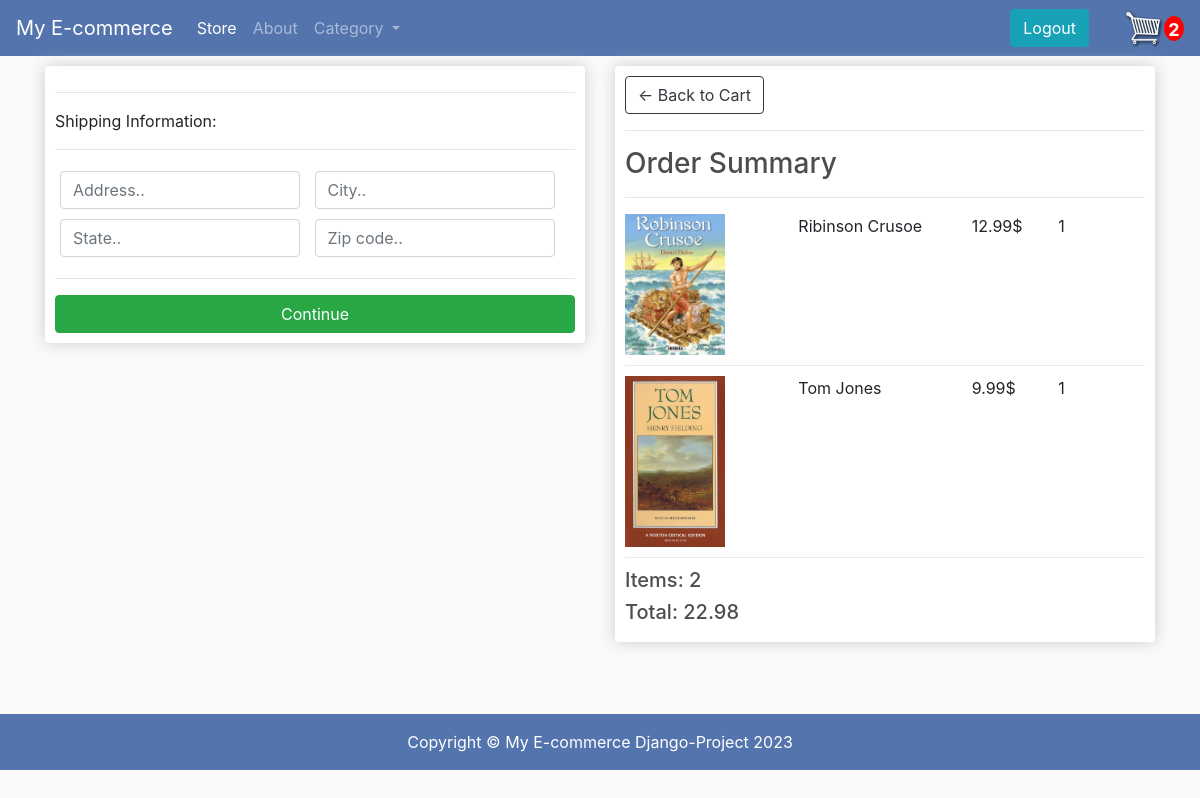
Screenshot of /checkout/ (signed in) with the database file from the repository.
### store/models.py (models this page shows, shortened)
class OrderItem(models.Model):
    product = models.ForeignKey(Product, on_delete = models.SET_NULL, null=True)
    order = models.ForeignKey(Order, on_delete = models.SET_NULL, null=True)
    quantity = models.IntegerField(default = 0, null = True, blank = True)
    date_added = models.DateTimeField(auto_now_add=True)
    @property
    def get_total(self):
        total = self.product.price * self.quantity
        return total

class Product(models.Model):
    name = models.CharField(max_length=200, null=True)
    price = models.DecimalField(max_digits=7, decimal_places=2)
    digital = models.BooleanField(default=False, null=True, blank=True)
    category = models.ForeignKey(Category, on_delete= models.CASCADE, default=1)
    description = models.CharField(max_length=300, default='', blank=True)
    image = models.ImageField(null=True, blank =True)
    @property
    def imageURL(self):
        try:
            url= self.image.url
        except:
            url = ''
        return url

class Order(models.Model):
    customer = models.ForeignKey(Customer, on_delete=models.SET_NULL, null=True, blank=True)
    date_ordered = models.DateTimeField(auto_now_add=True)
    complete = models.BooleanField(default=False)
    transaction_id = models.CharField(max_length=100, null=True)
    @property
    def shipping(self):
        shipping = False
        orderitems = self.orderitem_set.all()
        for i in orderitems:
            if i.product.digital == False:
                shipping = True
        return shipping
    @property
    def get_cart_tot(self):
        orderitems = self.orderitem_set.all()
        total = sum([item.get_total for item in orderitems ])
        return total
    @property
    def get_cart_items(self):
        orderitems = self.orderitem_set.all()
        total = sum([item.quantity for item in orderitems ])
        return total

### store/views.py (the view)
# urls.py: path('checkout/', views.checkout, name= "checkout"),
def checkout(request):
    data = cartData(request)
    cartItems = data['cartItems']
    order = data['order']
    items = data['items']
    context = {'items' : items, 'order': order, 'cartItems': cartItems}
    return render (request, 'store/checkout.html', context)

### store/utils.py (called while the page is built)
def cartData(request):
    if request.user.is_authenticated:
        customer = request.user.customer
        order, created = Order.objects.get_or_create(customer = customer, complete = False)
        items = order.orderitem_set.all()
        cartItems = order.get_cart_items
    else:
        cookieData = cookieCart(request)
        cartItems = cookieData['cartItems']
        order = cookieData['order']
        items = cookieData['items']
    return{'cartItems' : cartItems, 'order': order, 'items': items}

### store/templates/store/checkout.html (shortened to what this page needs)
{% extends 'store/main.html' %}
 {% load static %}
 {% static "images" as baseUrl %}
 {% block content %}
 <div class="row">
    <div class="col-lg-6">
        <div class="box-element" id="form-wrapper">
            <form id="form">
                <div id="shipping-info">
                    <hr>
                    <p>Shipping Information:</p>
                    <hr>
                    <div class="form-field">
                        <input class="form-control" type="text" name="address" placeholder="Address..">
                    </div>
                    <div class="form-field">
                        <input class="form-control" type="text" name="city" placeholder="City..">
                    </div>
                    <div class="form-field">
                        <input class="form-control" type="text" name="state" placeholder="State..">
                    </div>
                    <div class="form-field">
                        <input class="form-control" type="text" name="zipcode" placeholder="Zip code..">
                    </div>
                </div>
                <hr>
                <input id="form-button" class="btn btn-success btn-block" type="submit" value="Continue">
            </form>
        </div>
        <br>
    </div>
    <div class="col-lg-6">
        <div class="box-element">
            <a  class="btn btn-outline-dark" href="{% url 'cart' %}">&#x2190; Back to Cart</a>
            <hr>
            <h3>Order Summary</h3>
            <hr>
            {% for item in items %}
            <div class="cart-row">
                <div style="flex:2"><img class="row-image" src="{{ item.product.imageURL }}"></div>
                <div style="flex:2"><p>{{item.product.name}}</p></div>
                <div style="flex:1"><p>{{item.product.price}}$</p></div>
                <div style="flex:1"><p>{{item.quantity}}</p></div>
            </div>
            {% endfor %}
            <h5>Items:   {{order.get_cart_items}}</h5>
            <h5>Total:   {{order.get_cart_tot|floatformat:2}}</h5>
        </div>
    </div>
</div>
 {% endblock content %}

### static/css/main.css (style rules this page uses)
body { background-color: hsl(0, 0%, 98%); }
h1,h2,h3,h4,h5,h6 { color:hsl(0, 0%, 30%); }
.box-element { box-shadow:hsl(0, 0%, 80%) 0 0 16px; background-color: #fff; border-radius: 4px; padding: 10px; }
.col-lg-4, .col-lg-6, .col-lg-8, .col-lg-12 { margin-top: 10px; }
.btn { border-radius: 5; }
.row-image { width: 100px; }
.form-field { width:250px; display: inline-block; padding: 5px; }
.cart-row { display: flex; align-items: flex-stretch; padding-bottom: 10px; margin-bottom: 10px; border-bottom: 1px solid #ececec; }

### rows the page displays
OrderItem: product.imageURL (picture), product.name "Ribinson Crusoe", product.price "12.99", quantity "1"
OrderItem: product.imageURL (picture), product.name "Tom Jones", product.price "9.99", quantity "1"
Order: get_cart_items "2", get_cart_tot "22.98"

### other values shown
{{ cartItems }} "2"
